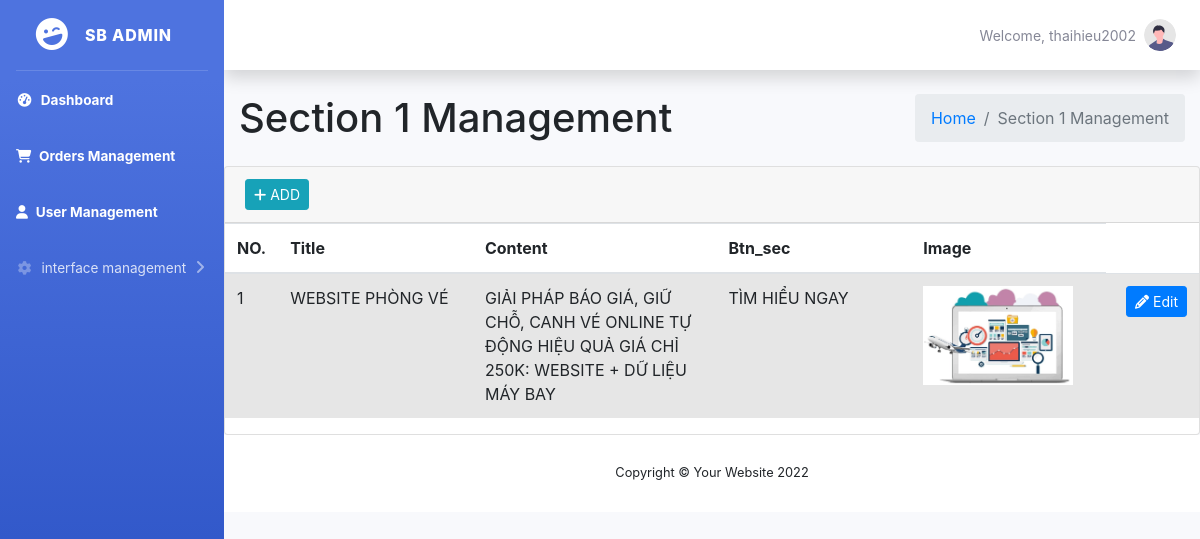
The app's page /views/section1.php (signed in) with its own data.
### tables this page shows
CREATE TABLE IF NOT EXISTS `section_1` (
  `id` int(11) NOT NULL AUTO_INCREMENT,
  `title` varchar(500) NOT NULL,
  `des` varchar(500) NOT NULL,
  `btn_sec` varchar(500) NOT NULL,
  `image` varchar(500) NOT NULL,
  `move` varchar(200) NOT NULL,
  PRIMARY KEY (`id`)
);

### models/db.php (called while the page is built)
<?php
class Db
{
	public static $connection;
    public function __construct()
    {
    if (!self::$connection) {
    self::$connection = new mysqli(DB_HOST, DB_USER, DB_PASSWORD, DB_NAME,PORT);
    self::$connection->set_charset(DB_CHARSET);
    }
    return self::$connection;
    }
}

### models/section1.php (called while the page is built, shortened)
<?php
class Section1 extends Db
{
    public function getAllSection1()
    {
        $sql = self::$connection->prepare("SELECT * FROM `section_1`");
        $sql->execute();
        $item = $sql->get_result()->fetch_all(MYSQLI_ASSOC);
        return $item;
    }
}

### views/section1.php (the view, shortened to what this page needs)
<?php
include "header.php";
?>
<div class="content-wrapper">
    <section class="content-header">
        <div class="container-fluid">
            <div class="row mb-2">
                <div class="col-sm-6">
                    <h1>Section 1 Management</h1>
                </div>
                <div class="col-sm-6">
                    <ol class="breadcrumb float-sm-right">
                        <li class="breadcrumb-item"><a href="index.php">Home</a></li>
                        <li class="breadcrumb-item active">Section 1 Management</li>
                    </ol>
                </div>
            </div>
        </div>
    </section>
    <section class="content">
        <div class="card">
            <div class="card-header">
                <div class="card-tools">
                    <button type="button" class="btn btn-info btn-sm" data-toggle="modal" data-target="#addSS1"><i class="fas fa-plus"></i> ADD</button>
                </div>
            </div>
            <div class="card-body p-0">
                <table class="table table-striped projects">
                    <thead>
                        <tr>
                            <th style="width: 5%">
                                NO.
                            </th>
                            <th style="width: 20%">
                                Title
                            </th>
                            <th style="width: 25%">
                                Content
                            </th>
                            <th style="width: 20%">
                                Btn_sec
                            </th>
                            <th style="width: 20%">
                                Image
                            </th>
                        </tr>
                    </thead>
                    <tbody style="background: #f2f2f2;">
                        <?php
                        $count = 1;
                        $getAllSection1 = $section1->getAllSection1();
                        foreach ($getAllSection1 as $value) : ?>
                            <tr>
                                <td><?php echo $count++ ?></td>
                                <td><?php echo $value['title'] ?></td>
                                <td><?php echo $value['des'] ?></td>
                                <td><?php echo $value['btn_sec'] ?></td>
                                <td><img src="../public/image/<?php echo $value['image'] ?>" alt="" style="width: 150px;"></td>
                                <td class="project-actions text-right">
                                    <a class="btn btn-primary btn-sm" href="editSection1.php?id=<?php echo $value['id']; ?>">
                                        <i class="fas fa-pencil-alt">
                                        </i>
                                        Edit
                                    </a>
                                </td>
                            </tr>
                        <?php endforeach; ?>
                    </tbody>
                </table>
            </div>
        </div>
    </section>
</div>
<?php include "footer.php"; ?>

### records on screen
section_1: title "WEBSITE PHÒNG VÉ", des "GIẢI PHÁP BÁO GIÁ, GIỮ CHỖ, CANH VÉ ONLINE TỰ ĐỘNG HIỆU QUẢ GIÁ CHỈ 250K: WEBSITE + DỮ LIỆU MÁY BAY", btn_sec "TÌM HIỂU NGAY", image (picture)

### other values on screen
$_SESSION['user'] "thaihieu2002"
